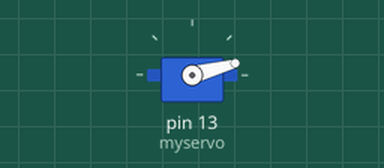
This sketch was run on a simulated Arduino Uno, built with avr-gcc and run on an emulated ATmega328P. Shown: servo.

Above: at 0.1 s.
At 2.6 s:
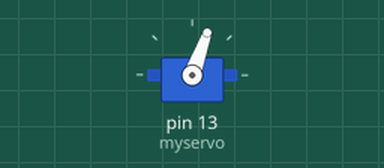
Timing chart, 0 to 4.1 s (numbered marks = the images above):
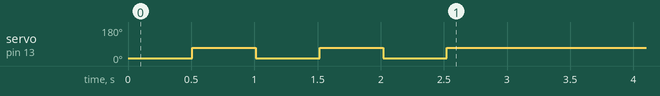

Measured:
- by itself, servo on pin 13 (myservo): alternates 70° for 0.50 s and 15° for 0.50 s, 5 changes in all, then stays 70°

The sketch:

Fish_Food_Dispencer_Code.ino
```cpp
#include <Servo.h>
Servo myservo;
int pos = 0;

void setup() {
  myservo.attach(13);
  for (pos = 70; pos >= 15; pos -= 1)
  {
    myservo.write(pos);
  }
  delay(500);
  for (pos = 15; pos <= 70; pos += 1)
  {
    myservo.write(pos);
  }
  delay(500);
  for (pos = 70; pos >= 15; pos -= 1)
  {
    myservo.write(pos);
  }
  delay(500);
  for (pos = 15; pos <= 70; pos += 1)
  {
    myservo.write(pos);
  }
  delay(500);
  for (pos = 70; pos >= 15; pos -= 1)
  {
    myservo.write(pos);
  }
  delay(500);
  for (pos = 15; pos <= 70; pos += 1)
  {
    myservo.write(pos);
  }
}

void loop() {

}
```
